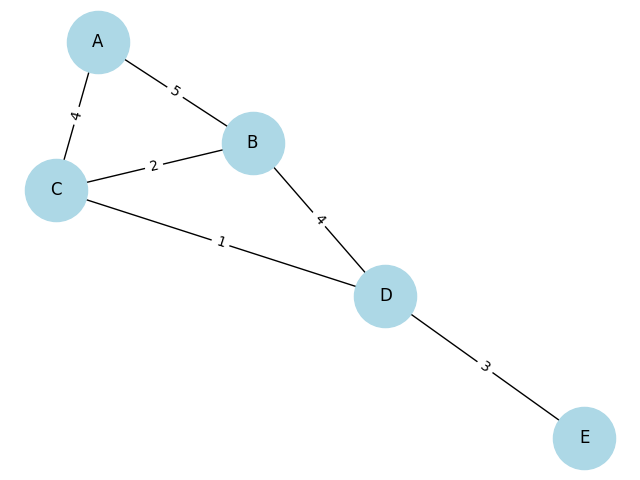

The script that saved this image:
import networkx as nx
import matplotlib.pyplot as plt

G = nx.Graph()

G.add_nodes_from(['A', 'B', 'C', 'D', 'E'])

G.add_weighted_edges_from([
    ('A', 'B', 5),
    ('A', 'C', 4),
    ('B', 'C', 2),
    ('B', 'D', 4),
    ('C', 'D', 1),
    ('D', 'E', 3)
])

pos = nx.spring_layout(G)  
nx.draw(G, pos, with_labels=True, node_color='lightblue', node_size=2000)
labels = nx.get_edge_attributes(G, 'weight')
nx.draw_networkx_edge_labels(G, pos, edge_labels=labels)

print("Вузли:",G.nodes())
print("Ребра", G.edges())
print("Кількість вершин:", G.number_of_nodes())
print("Кількість ребер:", G.number_of_edges())
print("Ступінь вершин:", {node: G.degree(node) for node in G.nodes()})
for edge in G.edges(data=True):
    print(f"Ребро: {edge[0]} - {edge[1]}, Вага: {edge[2]['weight']}")


plt.title("Транспортна мережа")
#plt.show()
plt.savefig("task01.png", format='png')
plt.close()
